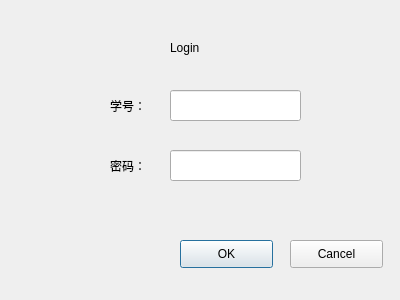
<?xml version="1.0" encoding="UTF-8"?>
<ui version="4.0">
 <class>login</class>
 <widget class="QDialog" name="login">
  <property name="geometry">
   <rect>
    <x>0</x>
    <y>0</y>
    <width>400</width>
    <height>300</height>
   </rect>
  </property>
  <property name="windowTitle">
   <string>登录</string>
  </property>
  <widget class="QLabel" name="label">
   <property name="geometry">
    <rect>
     <x>170</x>
     <y>40</y>
     <width>72</width>
     <height>15</height>
    </rect>
   </property>
   <property name="text">
    <string>Login</string>
   </property>
  </widget>
  <widget class="QLineEdit" name="lineEdit_password">
   <property name="geometry">
    <rect>
     <x>170</x>
     <y>150</y>
     <width>131</width>
     <height>31</height>
    </rect>
   </property>
  </widget>
  <widget class="QLabel" name="label_2">
   <property name="geometry">
    <rect>
     <x>110</x>
     <y>90</y>
     <width>72</width>
     <height>31</height>
    </rect>
   </property>
   <property name="text">
    <string>学号：</string>
   </property>
  </widget>
  <widget class="QLabel" name="label_3">
   <property name="geometry">
    <rect>
     <x>110</x>
     <y>150</y>
     <width>72</width>
     <height>31</height>
    </rect>
   </property>
   <property name="text">
    <string>密码：</string>
   </property>
  </widget>
  <widget class="QPushButton" name="pushButton">
   <property name="geometry">
    <rect>
     <x>180</x>
     <y>240</y>
     <width>93</width>
     <height>28</height>
    </rect>
   </property>
   <property name="text">
    <string>OK</string>
   </property>
  </widget>
  <widget class="QPushButton" name="pushButton_2">
   <property name="geometry">
    <rect>
     <x>290</x>
     <y>240</y>
     <width>93</width>
     <height>28</height>
    </rect>
   </property>
   <property name="text">
    <string>Cancel</string>
   </property>
  </widget>
  <widget class="QLineEdit" name="lineEdit_id">
   <property name="geometry">
    <rect>
     <x>170</x>
     <y>90</y>
     <width>131</width>
     <height>31</height>
    </rect>
   </property>
  </widget>
 </widget>
 <resources/>
 <connections/>
</ui>
